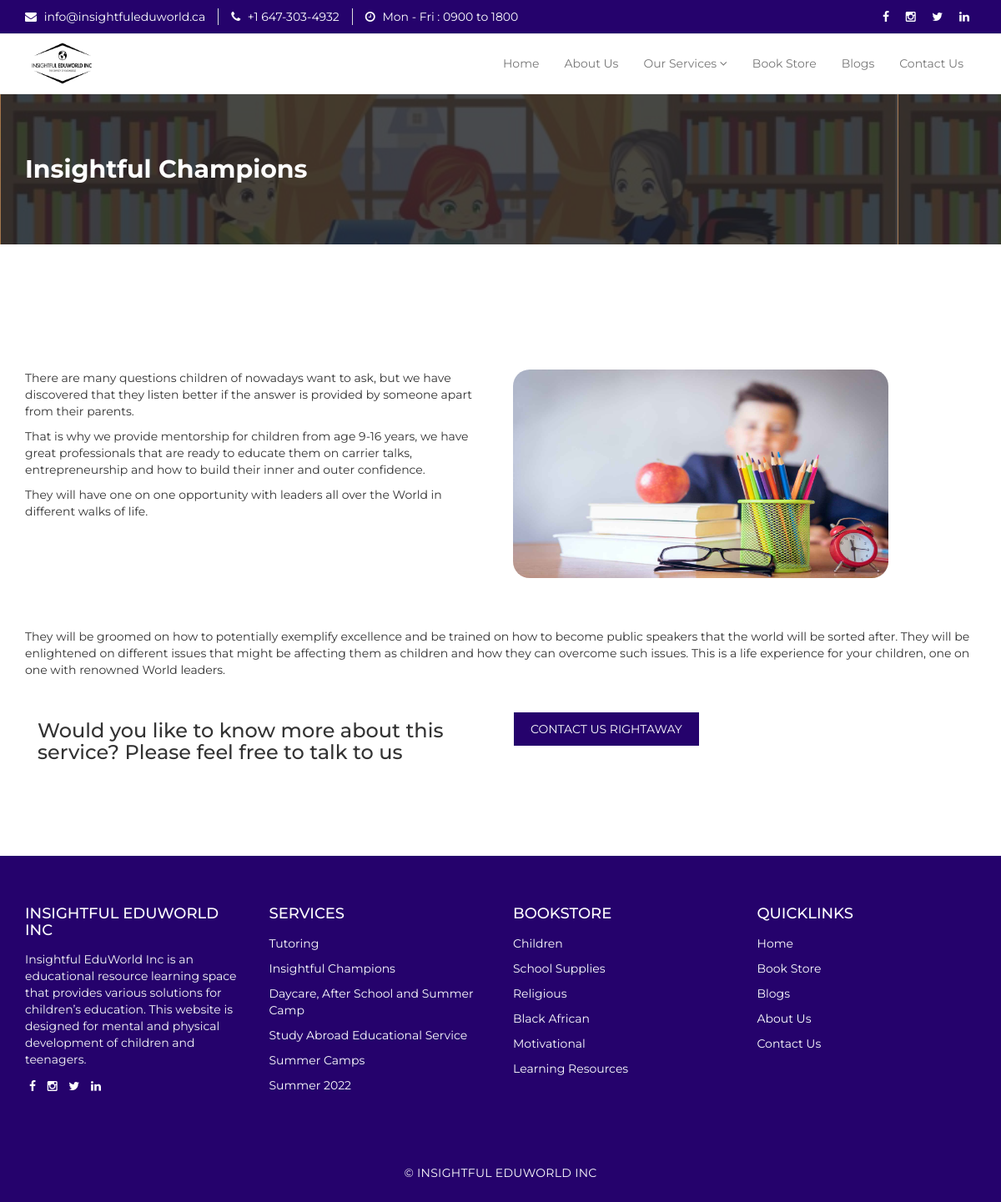
Page /insight/ on the committed database.
### page/models.py (models this page shows, shortened)
class Category(models.Model):
    name = models.CharField(max_length=30)
    class Meta:
    	verbose_name_plural = 'Categories'

### page/views.py (the view)
# urls.py: path('insight/', insight,name='insight'),
def insight(request):
	return render(request,"insight.html",{'categories':Category.objects.all()})

### template/insight.html
{% extends "base.html" %}
{% load static %}
{% block page_content %}
 <section id="mu-page-breadcrumb" style="background-image: url('{% static 'assets/img/summer.png' %}')">
   <div class="container">
     <div class="row">
       <div class="col-md-12">
         <div class="mu-page-breadcrumb-area">
          <br><br>
           <h2>Insightful Champions</h2>
           <br><br>
         </div>
       </div>
     </div>
   </div>
 </section>
 <section id="mu-contact">
   <div class="container">
     <div class="row">
       <div class="col-md-12">
         <div class="mu-contact-area">
          <div class="mu-contact-content">
            <div class="row">
              <div class="col-md-6">
                <div class="mu-contact-left">
                  <p>There are many questions children of nowadays want to ask, but we have discovered that they listen better if the answer is provided by someone apart from their parents.</p>
                  <p>That is why we provide mentorship for children from age 9-16 years, we have great professionals that are ready to educate them on carrier talks, entrepreneurship and how to build their inner and outer confidence.</p>
                  <p>They will have one on one opportunity with leaders all over the World in different walks of life.</p>
                </div>
              </div>
              <div class="col-md-6">
                <div class="mu-contact-left">
                  <img src="{% static 'assets/img/insight.jpeg' %}" width="450px" height="250px" style="border-radius: 20px;">
                  <br>
                </div>
              </div>
              <div class="col-md-12">
                <br><br><br>
              </div>
              <div class="col-md-12">
                <div class="mu-contact-right">
                  <p>They will be groomed on how to potentially exemplify excellence and be trained on how to become public speakers that the world will be sorted after. They will be enlightened on different issues that might be affecting them as children and how they can overcome such issues. This is a life experience for your children, one on one with renowned World leaders.</p>
                </div>
              </div>
              <div class="col-md-12">
                <br>
                <div class="col-md-6">
                <div class="mu-contact-right">
                  <h3>Would you like to know more about this service? Please feel free to talk to us</h3>
                </div>
              </div>
                <div class="col-md-6">
                <div class="mu-contact-right">
                  <a class="mu-read-more-btn" href="{% url 'contact'%}" style="background-color: #25026C">Contact Us Rightaway</a>
                </div>
              </div>
              </div>
            </div>
          </div>
         </div>
       </div>
     </div>
   </div>
 </section>
{% endblock page_content %}

### template/base.html (shortened to what this page needs)
{% load static %}
<!DOCTYPE html>
<html lang="en">
  <head>
    <link href="{% static 'assets/css/font-awesome.css' %}" rel="stylesheet">
    <link href="{% static 'assets/css/bootstrap.css' %}" rel="stylesheet">
    <link rel="stylesheet" type="text/css" href="{% static 'assets/css/slick.css' %}">
    <link rel="stylesheet" href="{% static 'assets/css/jquery.fancybox.css' %}" type="text/css" media="screen">
    <link id="switcher" href="{% static 'assets/css/theme-color/default-theme.css' %}" rel="stylesheet">
    <link href="{% static 'assets/css/style.css' %}" rel="stylesheet">
  </head>
  <body>
  <header id="mu-header">
    <div class="container">
      <div class="row">
        <div class="col-lg-12 col-md-12">
          <div class="mu-header-area">
            <div class="row">
              <div class="col-lg-9 col-md-9 col-sm-9 col-xs-9">
                <div class="mu-header-top-left">
                  <div class="mu-top-email">
                    <i style="color: #fff;" class="fa fa-envelope" ></i>
                    <span style="color: #fff;">info@insightfuleduworld.ca</span>
                  </div>
                  <div class="mu-top-phone">
                    <i style="color: #fff;" class="fa fa-phone"></i>
                    <span style="color: #fff;" >+1 647-303-4932 </span>
                  </div>
                  <div class="mu-top-phone">
                    <i style="color: #fff;" class="fa fa-clock-o"></i>
                    <span style="color: #fff;" >Mon - Fri : 0900 to 1800</span>
                  </div>
                </div>
              </div>
              <div class="col-lg-3 col-md-3 col-sm-3 col-xs-3">
                <div class="mu-header-top-right">
                  <nav>
                    <ul class="mu-top-social-nav">
                      <li><a href="https://www.facebook.com/insightfuleduworld"><span style="color: #fff;"class="fa fa-facebook"></span></a></li>
                      <li><a href="https://www.instagram.com/Insightful.eduworld/"><span style="color: #fff;" class="fa fa-instagram"></span></a></li>
                      <li><a href="https://twitter.com/Insightful_edu"><span style="color: #fff;" class="fa fa-twitter"></span></a></li>
                      <li><a href="https://twitter.com/Insightful_edu"><span style="color: #fff;" class="fa fa-linkedin"></span></a></li>
                    </ul>
                  </nav>
                </div>
              </div>
            </div>
          </div>
        </div>
      </div>
    </div>
  </header>
  <section id="mu-menu">
    <nav class="navbar navbar-default" role="navigation">
      <div class="container">
        <div class="navbar-header">
          <a href="{% url 'home'%}"><img src="{% static 'assets/img/logo.png' %}" width="80px" height="50px" style="padding-left: 8px; margin-top: 10px"></a>
        </div>
        <div id="navbar" class="navbar-collapse collapse">
          <ul id="top-menu" class="nav navbar-nav navbar-right main-nav">
            <li><a href="{% url 'home'%}">Home</a></li>
            <li><a href="{% url 'about'%}">About Us</a></li>
            <li class="dropdown">
              <a href="{% url 'service'%}" class="dropdown-toggle" data-toggle="dropdown">Our Services <span class="fa fa-angle-down"></span></a>
            </li>
            <li><a href="{% url 'store'%}">Book Store</a></li>
            <li><a href="{% url 'blog'%}">Blogs</a></li>
            <li><a href="{% url 'contact'%}">Contact Us</a></li>
          </ul>
        </div>
      </div>
    </nav>
  </section>
  {% block page_content %}
  {% endblock page_content %}
  <footer id="mu-footer">
    <div class="mu-footer-top" style="background: #25026C;">
      <div class="container">
        <div class="mu-footer-top-area">
          <div class="row">
            <div class="col-lg-3 col-md-3 col-sm-3">
              <div class="mu-footer-widget">
                <h4>INSIGHTFUL EDUWORLD INC</h4>
                <p>Insightful EduWorld Inc is an educational resource learning space that provides various solutions for children’s education. This website is designed for mental and physical development of children and teenagers.</p>
                <a href="https://www.facebook.com/insightfuleduworld"><span style="color: #fff; padding: 5px 5px 5px 5px;"class="fa fa-facebook"></span></a>
                <a href="https://www.instagram.com/Insightful.eduworld/"><span style="color: #fff; padding: 5px 5px 5px 5px;" class="fa fa-instagram"></span></a>
                <a href="https://twitter.com/Insightful_edu"><span style="color: #fff; padding: 5px 5px 5px 5px;" class="fa fa-twitter"></span></a>
                <a href="https://twitter.com/Insightful_edu"><span style="color: #fff; padding: 5px 5px 5px 5px;" class="fa fa-linkedin"></span></a></li>
              </div>
            </div>
            <div class="col-lg-3 col-md-3 col-sm-3">
              <div class="mu-footer-widget">
                <h4>SERVICES</h4>
                <p><a href="{% url 'tutor'%}" style="color: #fff;">Tutoring</a></p>
                <p><a href="{% url 'insight'%}"style="color: #fff;">Insightful Champions</a></p>
                <p><a href="{% url 'daycare'%}" style="color: #fff;">Daycare, After School and Summer Camp</a></p>
                <p><a href="{% url 'study'%}" style="color: #fff;">Study Abroad Educational Service</a></p>
                <p><a href="{% url 'camp'%}" style="color: #fff;">Summer Camps</a></p>
                <p><a href="{% url 'summer'%}" style="color: #fff;">Summer 2022</a></p>
              </div>
            </div>
            <div class="col-lg-3 col-md-3 col-sm-3">
              <div class="mu-footer-widget">
                <h4>BOOKSTORE</h4>
                {% for category in categories %}
                <p><a href="{% url 'section' category.id %}" style="color: #fff;">{{ category.name }}</a></p>
                {% endfor %}
              </div>
            </div>
            <div class="col-lg-3 col-md-3 col-sm-3">
              <div class="mu-footer-widget">
                <h4>QUICKLINKS</h4>
                <p><a href="{% url 'home'%}" style="color: #fff;">Home</a></p>
                <p><a href="{% url 'store'%}"style="color: #fff;">Book Store</a></p>
                <p><a href="{% url 'blog'%}" style="color: #fff;">Blogs</a></p>
                <p><a href="{% url 'about'%}" style="color: #fff;">About Us</a></p>
                <p><a href="{% url 'contact'%}" style="color: #fff;">Contact Us</a></p>
              </div>
            </div>
          </div>
        </div>
      </div>
    </div>
    <div class="mu-footer-bottom" style="background: #25026C;">
      <div class="container">
        <div class="mu-footer-bottom-area">
          <p>&copy; INSIGHTFUL EDUWORLD INC</p>
        </div>
      </div>
    </div>
  </footer>
  </body>
</html>

### static/assets/css/style.css (style rules this page uses)
body { background-color: #ffffff; font-family: "Montserrat", sans-serif; color: #333333; font-size: 14px; overflow-x: hidden; }
ul { padding: 0; margin: 0; list-style: none; }
a { text-decoration: none; color: #333333; }
h1, h2, h3, h4, h5, h6 { font-family: "Montserrat", sans-serif; }
h2 { font-size: 30px; font-weight: 700; line-height: 40px; margin: 0; }
img { border: none; }
.mu-read-more-btn { border: 1px solid #fff; color: #fff; display: inline-block; margin-top: 10px; padding: 10px 20px; text-transform: uppercase; -webkit-transition: all 0.5s; -moz-transition: all 0.5s; -ms-transition: all 0.5s; -o-transition: all 0.5s; transition: all 0.5s; }
#mu-header { background: #25026C; display: inline; float: left; width: 100%; }
#mu-header .mu-header-area { display: inline; float: left; padding: 10px 0; width: 100%; }
#mu-header .mu-header-area .mu-header-top-left { display: inline; float: left; width: 100%; }
#mu-header .mu-header-area .mu-header-top-left .mu-top-email { display: inline; float: left; font-size: 14px; }
#mu-header .mu-header-area .mu-header-top-left .mu-top-email i { margin-right: 5px; }
#mu-header .mu-header-area .mu-header-top-left .mu-top-phone { border-left: 1px solid #ddd; display: inline; font-size: 14px; float: left; margin-left: 15px; padding-left: 15px; }
#mu-header .mu-header-area .mu-header-top-left .mu-top-phone i { margin-right: 5px; }
#mu-header .mu-header-area .mu-header-top-right { display: inline; float: left; text-align: right; width: 100%; }
#mu-header .mu-header-area .mu-header-top-right .mu-top-social-nav { display: inline-block; }
#mu-header .mu-header-area .mu-header-top-right .mu-top-social-nav li { display: inline-block; }
#mu-header .mu-header-area .mu-header-top-right .mu-top-social-nav li a { display: inline-block; font-size: 14px; padding: 0 8px; -webkit-transition: all 0.5s; -moz-transition: all 0.5s; -ms-transition: all 0.5s; -o-transition: all 0.5s; transition: all 0.5s; }
#mu-menu { display: inline; float: left; width: 100%; }
#mu-menu .navbar-default { background-color: #fff; border-radius: 0; border-left: none; border-right: none; margin-bottom: 0px; }
#mu-menu .navbar-default .navbar-nav li > a { border-bottom: 2px solid transparent; padding-bottom: 25px; padding-top: 25px; margin-bottom: -1px; -webkit-transition: all 0.5s; -moz-transition: all 0.5s; -ms-transition: all 0.5s; -o-transition: all 0.5s; transition: all 0.5s; }
#mu-page-breadcrumb { display: inline; float: left; padding: 30px 0; width: 100%; }
#mu-page-breadcrumb .mu-page-breadcrumb-area { display: inline; float: left; width: 100%; }
#mu-page-breadcrumb .mu-page-breadcrumb-area h2 { text-align: left; color: #fff; }
#mu-contact { display: inline; float: left; padding: 100px 0; width: 100%; }
#mu-contact .mu-contact-area { display: inline; float: left; width: 100%; }
#mu-contact .mu-contact-area .mu-contact-content { display: inline; float: left; margin-top: 50px; width: 100%; }
#mu-contact .mu-contact-area .mu-contact-content .mu-contact-left { display: inline; float: left; width: 100%; }
#mu-contact .mu-contact-area .mu-contact-content .mu-contact-right { display: inline; float: left; width: 100%; }
#mu-footer { background-color: #25026C; display: inline; float: left; width: 100%; }
#mu-footer .mu-footer-top { background-color: #333; display: inline; float: left; padding: 50px 0; width: 100%; }
#mu-footer .mu-footer-top .mu-footer-top-area { display: inline; float: left; width: 100%; }
#mu-footer .mu-footer-top .mu-footer-top-area .mu-footer-widget { display: inline; float: left; width: 100%; }
#mu-footer .mu-footer-top .mu-footer-top-area .mu-footer-widget h4 { color: #fff; margin-bottom: 15px; text-transform: uppercase; }
#mu-footer .mu-footer-top .mu-footer-top-area .mu-footer-widget p { color: #f9f9f9; }
#mu-footer .mu-footer-bottom { background-color: #222; display: inline; float: left; padding: 25px 0; width: 100%; }
#mu-footer .mu-footer-bottom .mu-footer-bottom-area { display: inline; float: left; text-align: center; width: 100%; }
#mu-footer .mu-footer-bottom .mu-footer-bottom-area p { color: #fff; margin-bottom: 0; letter-spacing: 0.3px; }

### rows in the picture
Category: name "Children"
Category: name "School Supplies"
Category: name "Religious"
Category: name "Black African"
Category: name "Motivational"
Category: name "Learning Resources"
